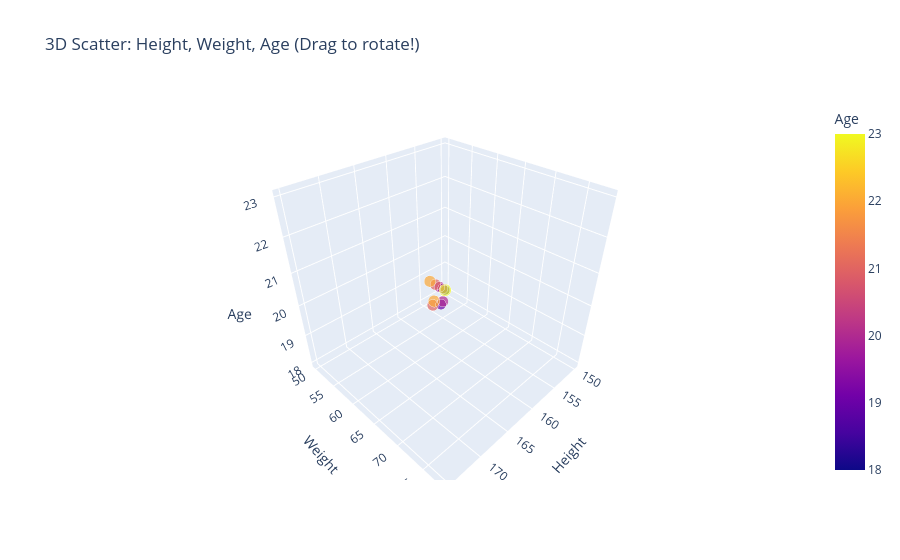

The notebook cell this image was saved under:
### Markdown cell above
## 8. Interactive 3D Scatter Plot

3D plots are a unique strength of Plotly - rotate, zoom, and explore data in 3 dimensions!

### Code cell
# 3D Scatter Plot - Height, Weight, Age
df = pd.DataFrame({
    'Height': [150, 155, 160, 165, 170, 158, 162, 168, 172, 175],
    'Weight': [50, 55, 60, 65, 70, 58, 63, 68, 73, 78],
    'Age': [18, 19, 20, 21, 22, 19, 20, 21, 22, 23]
})

fig = px.scatter_3d(df, x='Height', y='Weight', z='Age',
                    color='Age',
                    size='Weight',
                    title='3D Scatter: Height, Weight, Age (Drag to rotate!)')
fig.show()

### Figure 1 — Plotly figure (JSON) as saved in the notebook; plotly's stock layout.template omitted (floating-point values rounded to 4 significant figures)
{"data": [{"hovertemplate": "Height=%{x}<br>Weight=%{marker.size}<br>Age=%{marker.color}<extra></extra>", "legendgroup": "", "marker": {"color": [18, 19, 20, 21, 22, 19, 20, 21, 22, 23], "coloraxis": "coloraxis", "size": [50, 55, 60, 65, 70, 58, 63, 68, 73, 78], "sizemode": "area", "sizeref": 0.195, "symbol": "circle"}, "mode": "markers", "name": "", "scene": "scene", "showlegend": false, "type": "scatter3d", "x": [150, 155, 160, 165, 170, 158, 162, 168, 172, 175], "y": [50, 55, 60, 65, 70, 58, 63, 68, 73, 78], "z": [18, 19, 20, 21, 22, 19, 20, 21, 22, 23]}], "layout": {"coloraxis": {"colorbar": {"title": {"text": "Age"}}, "colorscale": [[0, "#0d0887"], [0.1111, "#46039f"], [0.2222, "#7201a8"], [0.3333, "#9c179e"], [0.4444, "#bd3786"], [0.5556, "#d8576b"], [0.6667, "#ed7953"], [0.7778, "#fb9f3a"], [0.8889, "#fdca26"], [1, "#f0f921"]]}, "legend": {"itemsizing": "constant", "tracegroupgap": 0}, "scene": {"domain": {"x": [0, 1], "y": [0, 1]}, "xaxis": {"title": {"text": "Height"}}, "yaxis": {"title": {"text": "Weight"}}, "zaxis": {"title": {"text": "Age"}}}, "title": {"text": "3D Scatter: Height, Weight, Age (Drag to rotate!)"}}}
